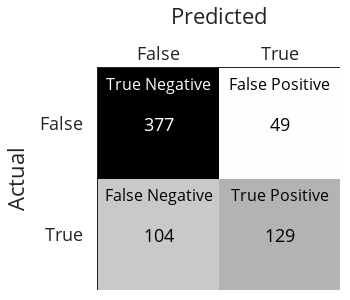

The notebook cell saved with this chart:
### Code cell
fig = ff.create_annotated_heatmap(z=mat,
                                  x=["False", "True"], y=["False", "True"], 
                                  showscale=False, 
                                 colorscale=px.colors.sequential.gray_r)
fig.update_layout(font=dict(size=18), width=350, height=300)
# Add Labels
fig.add_annotation(x=0,y=0, text="True Negative", 
                   yshift=40, showarrow=False, font=dict(color="white",size=16))
fig.add_annotation(x=1,y=0, text="False Positive", 
                   yshift=40, showarrow=False, font=dict(color="black",size=16))
fig.add_annotation(x=0,y=1, text="False Negative", 
                   yshift=40, showarrow=False, font=dict(color="black",size=16))
fig.add_annotation(x=1,y=1, text="True Positive", 
                   yshift=40, showarrow=False, font=dict(color="black",size=16))

fig.update_xaxes(title="Predicted")
fig.update_yaxes(title="Actual", autorange="reversed")

### Figure 1 — Plotly figure (JSON) as saved in the notebook; plotly's stock layout.template omitted (floating-point values rounded to 4 significant figures)
{"data": [{"colorscale": [[0, "rgb(254, 254, 253)"], [0.09091, "rgb(224, 224, 223)"], [0.1818, "rgb(197, 197, 195)"], [0.2727, "rgb(171, 171, 170)"], [0.3636, "rgb(146, 146, 145)"], [0.4545, "rgb(124, 123, 122)"], [0.5455, "rgb(102, 101, 101)"], [0.6364, "rgb(81, 80, 80)"], [0.7273, "rgb(59, 59, 59)"], [0.8182, "rgb(38, 38, 38)"], [0.9091, "rgb(16, 16, 16)"], [1, "rgb(0, 0, 0)"]], "reversescale": false, "showscale": false, "type": "heatmap", "x": ["False", "True"], "y": ["False", "True"], "z": [[377, 49], [104, 129]]}], "layout": {"annotations": [{"font": {"color": "#FFFFFF"}, "showarrow": false, "text": "377", "x": "False", "xref": "x", "y": "False", "yref": "y"}, {"font": {"color": "#000000"}, "showarrow": false, "text": "49", "x": "True", "xref": "x", "y": "False", "yref": "y"}, {"font": {"color": "#000000"}, "showarrow": false, "text": "104", "x": "False", "xref": "x", "y": "True", "yref": "y"}, {"font": {"color": "#000000"}, "showarrow": false, "text": "129", "x": "True", "xref": "x", "y": "True", "yref": "y"}, {"font": {"color": "white", "size": 16}, "showarrow": false, "text": "True Negative", "x": 0, "y": 0, "yshift": 40}, {"font": {"color": "black", "size": 16}, "showarrow": false, "text": "False Positive", "x": 1, "y": 0, "yshift": 40}, {"font": {"color": "black", "size": 16}, "showarrow": false, "text": "False Negative", "x": 0, "y": 1, "yshift": 40}, {"font": {"color": "black", "size": 16}, "showarrow": false, "text": "True Positive", "x": 1, "y": 1, "yshift": 40}], "font": {"size": 18}, "height": 300, "width": 350, "xaxis": {"autorange": true, "dtick": 1, "gridcolor": "rgb(0, 0, 0)", "range": [-0.5199, 1.5], "side": "top", "ticks": "", "title": {"text": "Predicted"}, "type": "category"}, "yaxis": {"autorange": true, "dtick": 1, "range": [1.5, -0.5], "ticks": "", "ticksuffix": "  ", "title": {"text": "Actual"}, "type": "category"}}}
